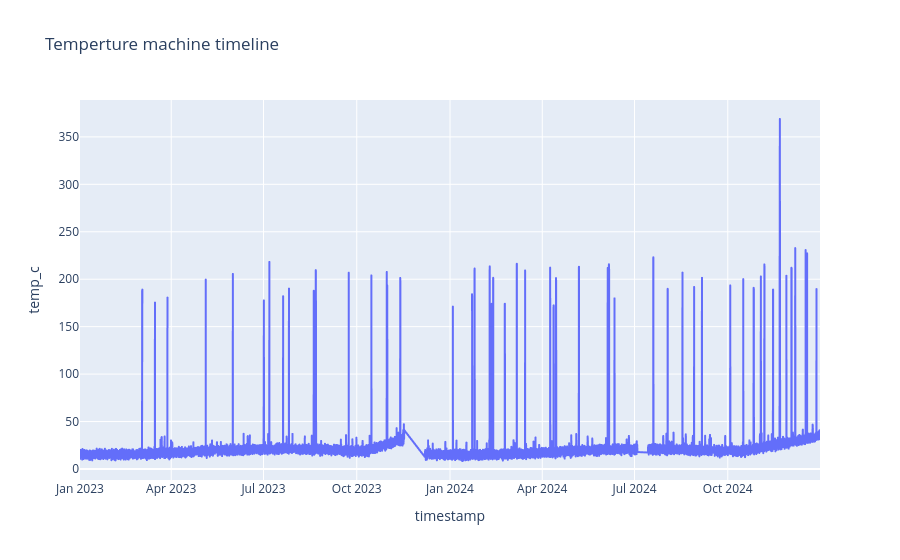

Notebook source saved alongside this figure:
### Markdown cell above
## 4. Temperature over time

A timeline helps separate persistent level changes from short-lived high readings and shows where data gaps interrupt the sequence.

### Code cell
fig = px.line(df,x="timestamp", y="temp_c", title="Temperture machine timeline")
fig.show()

### Figure 1 — Plotly figure (JSON) as saved in the notebook; plotly's stock layout.template omitted (floating-point values rounded to 4 significant figures; data arrays with more than 128 entries replaced by an {"elided": "..."} marker saying what was removed)
{"data": [{"hovertemplate": "timestamp=%{x}<br>temp_c=%{y}<extra></extra>", "legendgroup": "", "line": {"color": "#636efa", "dash": "solid"}, "marker": {"symbol": "circle"}, "mode": "lines", "name": "", "showlegend": false, "type": "scattergl", "x": {"elided": "6503 str values"}, "xaxis": "x", "y": {"elided": "6503 float values"}, "yaxis": "y"}], "layout": {"legend": {"tracegroupgap": 0}, "title": {"text": "Temperture machine timeline"}, "xaxis": {"anchor": "y", "domain": [0, 1], "title": {"text": "timestamp"}}, "yaxis": {"anchor": "x", "domain": [0, 1], "title": {"text": "temp_c"}}}}
